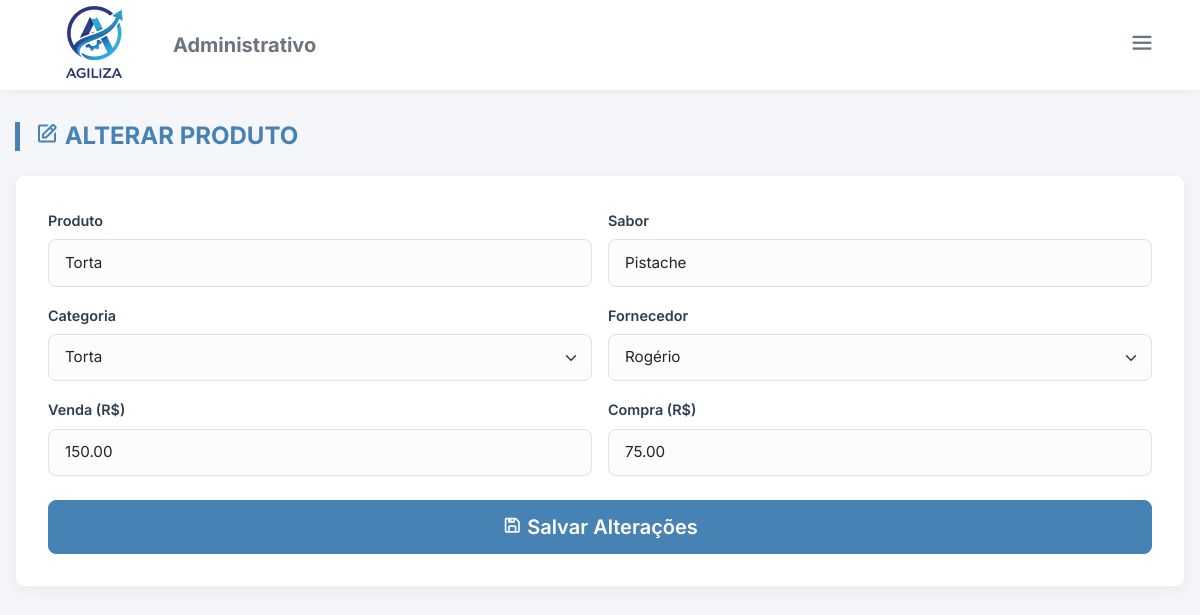
/alt_produto.php?al=38 (signed in), run on the app's committed database.
### tables this page shows
CREATE TABLE `produto` (
  `id_produto` int NOT NULL,
  `nome` varchar(50) NOT NULL,
  `sabor` varchar(50) NOT NULL,
  `id_categoria` int NOT NULL,
  `id_fornecedor` int NOT NULL,
  `preco_venda` decimal(10,2) NOT NULL,
  `preco_compra` decimal(10,2) NOT NULL,
  `ativo` tinyint(1) DEFAULT '1'
);

CREATE TABLE `categoria` (
  `id_categoria` int NOT NULL,
  `nome_categoria` varchar(100) NOT NULL,
  `ativo` tinyint(1) DEFAULT '1'
);

CREATE TABLE `fornecedor` (
  `id_fornecedor` int NOT NULL,
  `nome_fornecedor` varchar(120) NOT NULL,
  `cnpj` varchar(255) NOT NULL,
  `telefone` varchar(20) DEFAULT NULL,
  `email` varchar(120) DEFAULT NULL,
  `endereco` varchar(200) DEFAULT NULL,
  `ativo` tinyint(1) DEFAULT '1'
);

### alt_produto.php (the view, shortened to what this page needs)
<?php
require_once "config/conexao.php";
$dados = [];
try {
    $categorias = $conn->query("SELECT * FROM categoria WHERE ativo = 1 ORDER BY nome_categoria")->fetchAll(PDO::FETCH_ASSOC);
    $fornecedores = $conn->query("SELECT * FROM fornecedor WHERE ativo = 1 ORDER BY nome_fornecedor")->fetchAll(PDO::FETCH_ASSOC);
} catch (Exception $e) {
    $categorias = [];
    $fornecedores = [];
}
if (isset($_GET["al"])) {
    $id = (int) $_GET["al"];
    $stmt = $conn->prepare("SELECT * FROM produto WHERE id_produto = :id");
    $stmt->bindValue(':id', $id);
    $stmt->execute();
    $dados = $stmt->fetch(PDO::FETCH_ASSOC);
}
?>
<!DOCTYPE html>
<html lang="pt-br">
<head>
    <link href="https://cdn.jsdelivr.net/npm/bootstrap@5.3.6/dist/css/bootstrap.min.css" rel="stylesheet">
    <link href="https://unpkg.com/boxicons@2.1.4/css/boxicons.min.css" rel="stylesheet">
    <link href="assets/css/style_cad.css" rel="stylesheet">
    <link href="assets/css/dark_mode.css" rel="stylesheet">
</head>
<body>
    <div class="top-bar">
        <div class="d-flex align-items-center gap-3">
            <img src="assets/img/logoagilizasemfundo.png" class="logo" alt="Logo">
            <h5 class="m-0 fw-bold text-secondary d-none d-md-block">Administrativo</h5>
        </div>
        <div class="dropdown">
            <button class="btn btn-outline-secondary border-0" type="button" data-bs-toggle="dropdown"><i
                    class='bx bx-menu fs-3'></i></button>
        </div>
    </div>
    <div class="main-container">
        <h2 class="page-title"><i class='bx bx-edit'></i> Alterar Produto</h2>
        <div class="form-card">
            <form method="POST">
                <div class="row g-3">
                    <div class="col-md-6">
                        <label class="form-label">Produto</label>
                        <input type="text" class="form-control" name="nome"
                            value="<?= htmlspecialchars($dados['nome']) ?>" required>
                    </div>
                    <div class="col-md-6">
                        <label class="form-label">Sabor</label>
                        <input type="text" class="form-control" name="sabor"
                            value="<?= htmlspecialchars($dados['sabor']) ?>" required>
                    </div>
                    <div class="col-md-6">
                        <label class="form-label">Categoria</label>
                        <select class="form-select" name="id_categoria" required>
                            <?php foreach ($categorias as $cat): ?>
                                <option value="<?= $cat['id_categoria'] ?>"
                                    <?= ($dados['id_categoria'] == $cat['id_categoria']) ? 'selected' : '' ?>>
                                    <?= htmlspecialchars($cat['nome_categoria']) ?>
                                </option>
                            <?php endforeach; ?>
                        </select>
                    </div>
                    <div class="col-md-6">
                        <label class="form-label">Fornecedor</label>
                        <select class="form-select" name="id_fornecedor" required>
                            <?php foreach ($fornecedores as $forn): ?>
                                <option value="<?= $forn['id_fornecedor'] ?>"
                                    <?= ($dados['id_fornecedor'] == $forn['id_fornecedor']) ? 'selected' : '' ?>>
                                    <?= htmlspecialchars($forn['nome_fornecedor']) ?>
                                </option>
                            <?php endforeach; ?>
                        </select>
                    </div>
                    <div class="col-md-6">
                        <label class="form-label">Venda (R$)</label>
                        <input type="text" class="form-control" name="preco_venda"
                            value="<?= htmlspecialchars($dados['preco_venda']) ?>" required>
                    </div>
                    <div class="col-md-6">
                        <label class="form-label">Compra (R$)</label>
                        <input type="text" class="form-control" name="preco_compra"
                            value="<?= htmlspecialchars($dados['preco_compra']) ?>" required>
                    </div>
                    <div class="col-12 mt-4">
                        <button type="submit" name="alterar" class="btn btn-primary w-100 btn-lg"><i
                                class='bx bx-save'></i> Salvar Alterações</button>
                    </div>
                </div>
            </form>
        </div>
    </div>
</body>
</html>

### assets/css/style_cad.css (style rules this page uses)
:root { --primary-color: #4682B4; --primary-hover: #3a6ea5; --bg-light: #f4f6f9; --card-bg: #ffffff; --text-dark: #2c3e50; --text-muted: #6c757d; --radius: 10px; --shadow: 0 4px 15px rgba(0, 0, 0, 0.05); }
body { background-color: var(--bg-light); font-family: 'Inter', sans-serif; color: var(--text-dark); min-height: 100vh; display: flex; flex-direction: column; }
.top-bar { background-color: var(--card-bg); padding: 0.8rem 2rem; display: flex; align-items: center; justify-content: space-between; box-shadow: 0 2px 10px rgba(0, 0, 0, 0.05); margin-bottom: 2rem; z-index: 100; height: 90px; }
.top-bar .logo { height: 125px; width: auto; object-fit: contain; }
.main-container { max-width: 1200px; margin: 0 auto; padding: 0 15px 40px 15px; width: 100%; flex: 1; }
.page-title { font-weight: 700; color: var(--primary-color); margin-bottom: 1.5rem; text-transform: uppercase; font-size: 1.5rem; border-left: 5px solid var(--primary-color); padding-left: 15px; }
.form-card { background: var(--card-bg); border-radius: var(--radius); box-shadow: var(--shadow); padding: 2rem; margin-bottom: 3rem; border: 1px solid #eef2f7; }
.form-label { font-weight: 600; font-size: 0.9rem; color: var(--text-dark); }
.form-control, .form-select { border-radius: 8px; padding: 0.7rem 1rem; border: 1px solid #dee2e6; background-color: #fcfcfc; font-size: 0.95rem; }
.btn-primary { background-color: var(--primary-color); border-color: var(--primary-color); padding: 0.7rem 1.5rem; font-weight: 600; border-radius: 8px; transition: all 0.3s; }

### assets/css/dark_mode.css (style rules this page uses)
:root { --bg-body: #f8f9fa; --bg-card: #ffffff; --bg-input: #ffffff; --text-primary: #1e293b; --text-secondary: #64748b; --border-color: #e2e8f0; --accent-color: #3b82f6; --modal-overlay: rgba(0, 0, 0, 0.5); --btn-close-filter: none; }
body, .card, .modal-content, .navbar, .table, th, td, .cart-panel, .product-panel, .btn-produto, input, .form-control, .form-select, .closing-card, .kpi-card { transition: background-color 0.3s ease, color 0.3s ease, border-color 0.3s ease; }

### data on the page
produto: nome "Torta", sabor "Pistache", id_categoria "Torta", id_fornecedor "Rogério", preco_venda "150.00", preco_compra "75.00"
